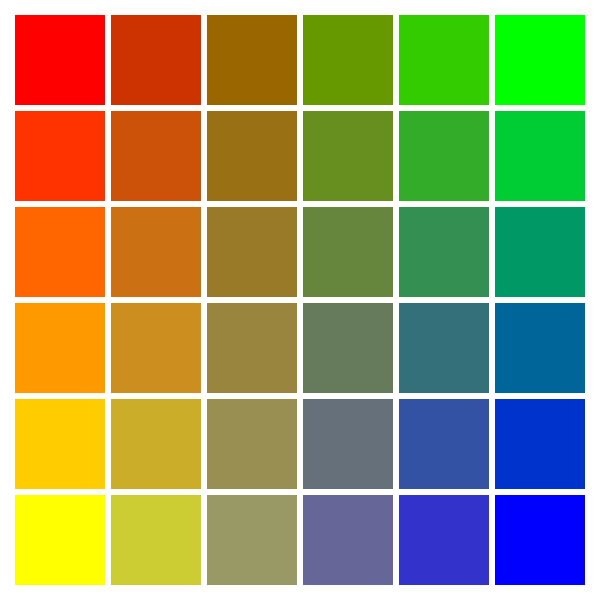
Frame 1 (no input)
Frame 60 (no input): identical to frame 1, image omitted
Frame 120 (the mouse pressed at the canvas centre since frame 60): identical to frame 1, image omitted

The p5.js sketch that drew this single still picture (run headless with seeded random() and noise() and a simulated clock; from frame 60 on, the mouse is pressed at the canvas centre):

// p5.js sketch
// ── sketch.js
/*
  rgb color field
*/

var maxpoints = 6; // wieviele punkte
var margin = 60; // wieviel rand
var boxsize = 90;
//var color_top_left, color_top_right, color_bottom_left, color_bottom_right;


function setup() {
  createCanvas(600, 600); // wie gross ist die zeichenfläche
  rectMode(CENTER);
  color_top_left = color(255, 0, 0); // rot
  color_top_right = color(0, 255, 0); // grün
  color_bottom_left = color(255,255,0); // gelb
  color_bottom_right = color(0, 0, 255); // blau
}

function draw() {
  background(255); // hintergrundfarbe
  noStroke();
  for (var x = 0; x < maxpoints; x++) {
    var color_top_mix = lerpColor(color_top_left, color_top_right, map(x, 0, maxpoints - 1, 0, 1.0));
    var color_bottom_mix = lerpColor(color_bottom_left, color_bottom_right, map(x, 0, maxpoints - 1, 0, 1.0));
    for (var y = 0; y < maxpoints; y++) {
      var xpos = map(x, 0, maxpoints - 1, margin, width - margin);
      var ypos = map(y, 0, maxpoints - 1, margin, width - margin);
      var intercolor = lerpColor(color_top_mix, color_bottom_mix, map(y, 0, maxpoints - 1, 0, 1.0));
      fill(intercolor);
      rect(xpos, ypos, boxsize, boxsize);
    }
  }
}
